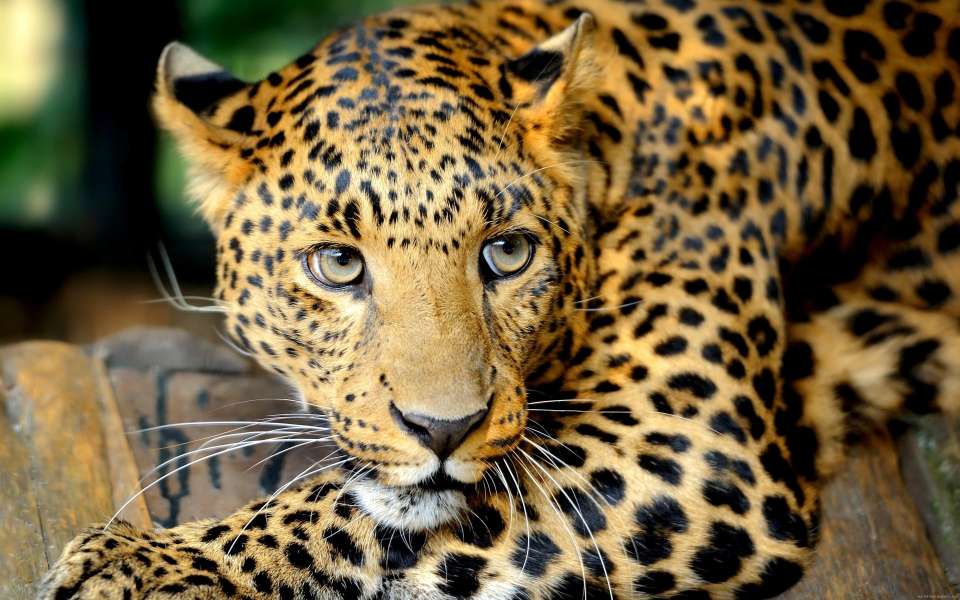
#> input picture images/3.jpg, 2880 x 1800 px, found by its file name (shown at 1/3 size)
$ python imageBlur.py
#> lines starting #> are read from the running program, lines starting #| are printed output that depends on the picture
# -*- coding: utf-8 -*-
"""
Created on Fri Jun  8 23:01:31 2018

@author: kmy07
"""

import cv2
import numpy as np
import matplotlib.pyplot as plt

image = cv2.imread(r'E:\Programming!\Image processing\images\3.jpg')
#> image is the input picture: shape (1800, 2880, 3); mean B, G, R 62.2, 95.8, 113.6
image = cv2.resize(image , None , fx =0.25 ,fy =0.25 ,interpolation = cv2.INTER_CUBIC)
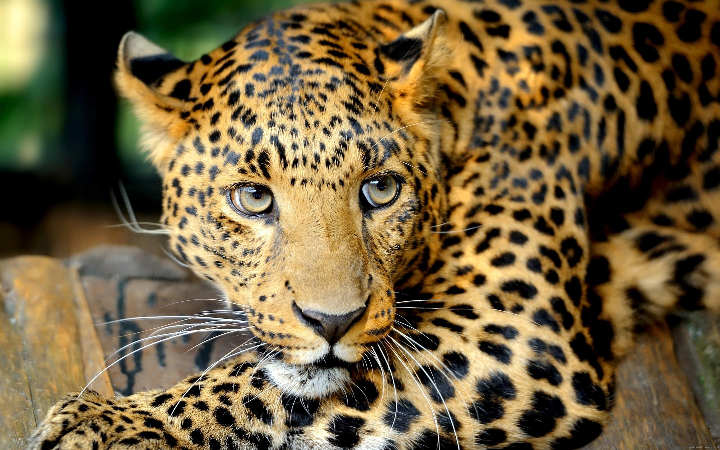
#> image: shape (450, 720, 3); mean B, G, R 62.2, 95.8, 113.6
cv2.imshow("Original Image " , image)

"""Type 1: filter 2d method """
#determine the kernel to perform convolution
#blurring is a effect of convolution

kernel_7x7 = np.ones((7,7), np.float32) / 49
#kernel_3x3 = np.ones((3,3), np.float32) / 9 --> other choices

blurredImage = cv2.filter2D(image , -1 , kernel_7x7)
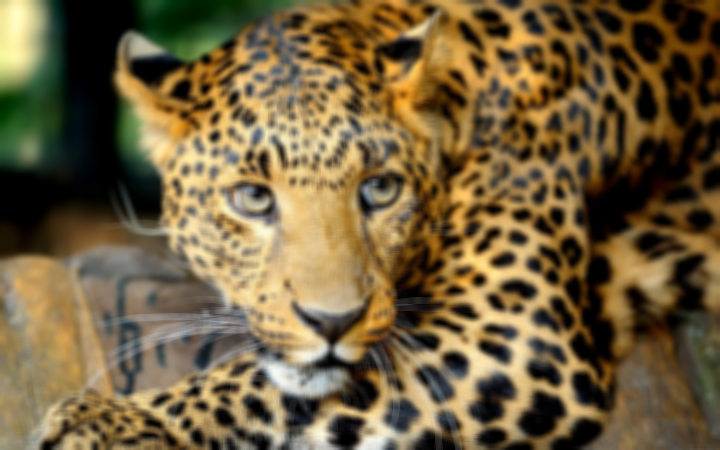
#> blurredImage: shape (450, 720, 3); mean B, G, R 62.2, 95.8, 113.6
cv2.imshow("Blurred Image " , blurredImage )

"""Type 2 : normal Blur method """
blurImage = cv2.blur(image , (9,9))
cv2.imshow("Normal Blur Image " , blurImage )

"""Type 3 : gaussian Blur method """
blurImage = cv2.GaussianBlur(image , (9,9) , 0)
cv2.imshow("Gaussian Blur Image " , blurImage )

"""Type 4 : normal Blur method """
blurImage = cv2.medianBlur(image , 7)
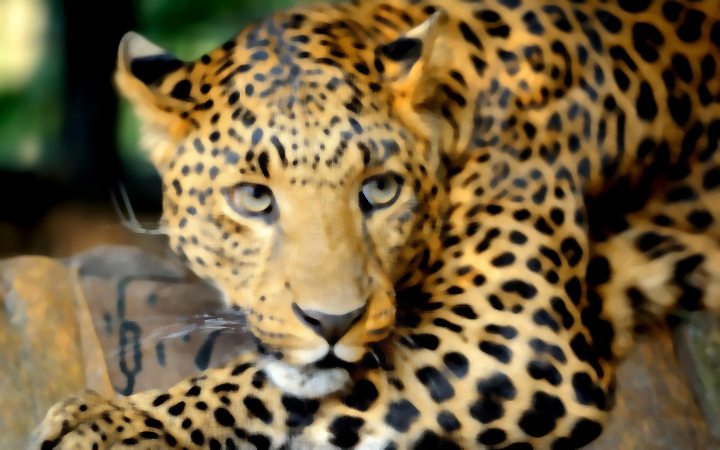
#> blurImage: shape (450, 720, 3); mean B, G, R 61.4, 96.2, 114.7
cv2.imshow("Median Blur Image " , blurImage )

"""Type 5 : Bilateral Blur method """
blurImage = cv2.bilateralFilter(image , 9 , 75 , 75)
cv2.imshow("Bilateral Blur Image " , blurImage )

cv2.waitKey()
cv2.destroyAllWindows()

$ run again, with images/1.jpg copied over images/3.jpg
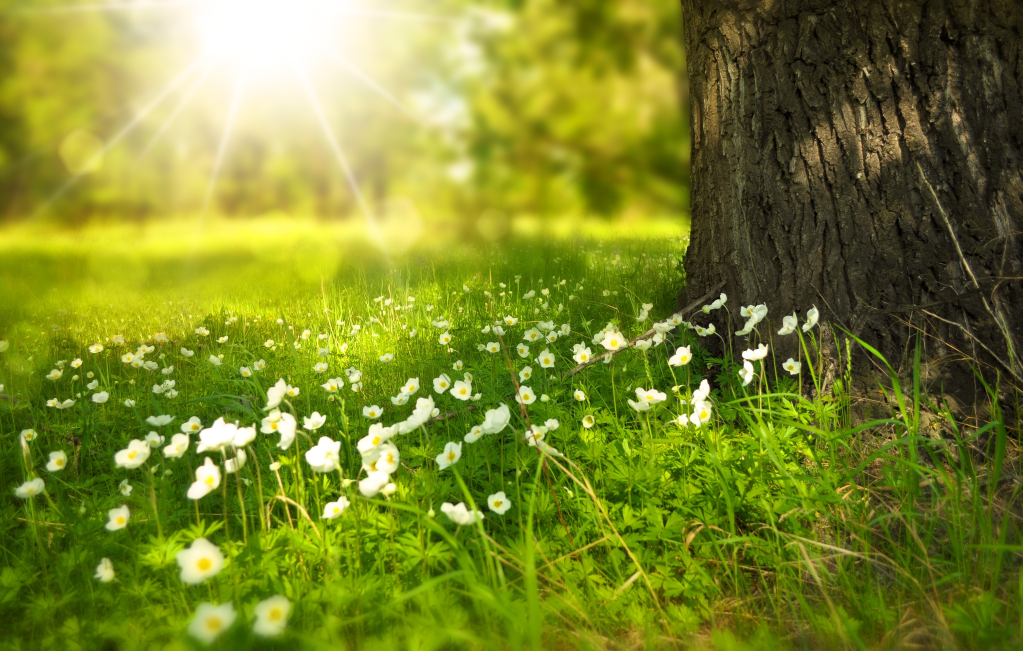
#> input picture images/1.jpg, 4090 x 2602 px, found by its file name (shown at 1/4 size)
#> image is the input picture: shape (2602, 4090, 3); mean B, G, R 43, 133.3, 122.7
#> `image = cv2.resize(image , None , fx =0.25 ,fy =0.25 ,interpolation = ..`:
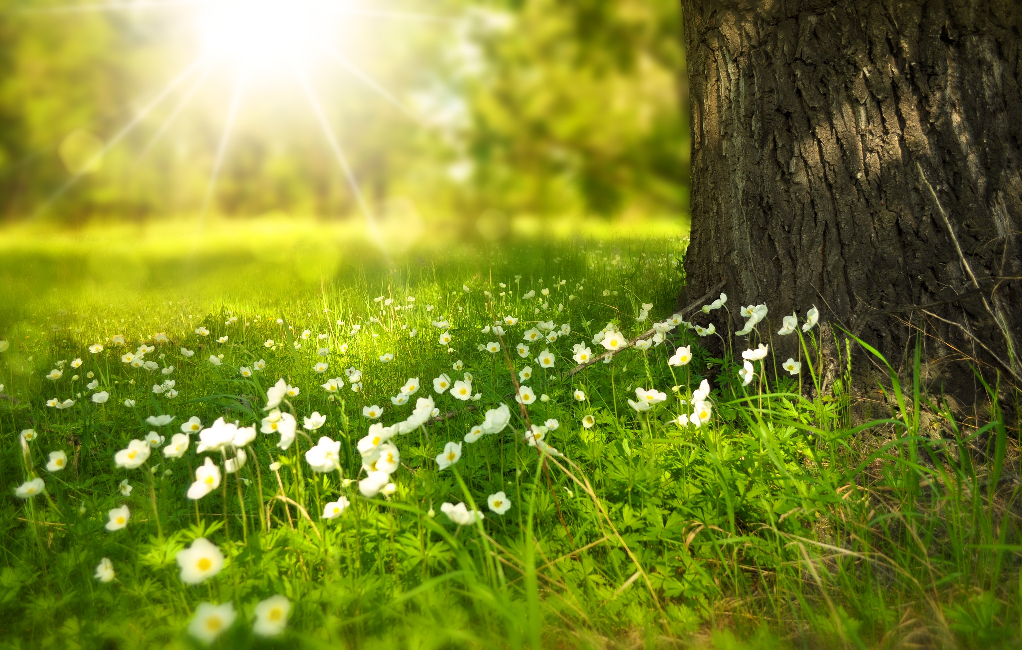
#> image: shape (650, 1022, 3); mean B, G, R 43.1, 133.3, 122.7
#> `blurredImage = cv2.filter2D(image , -1 , kernel_7x7)`:
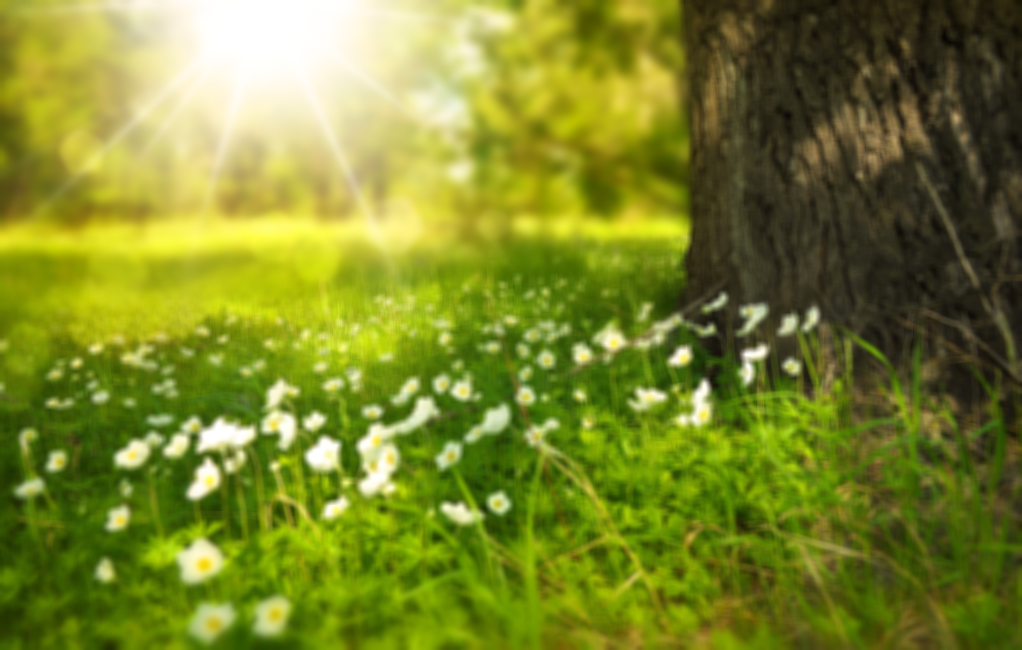
#> blurredImage: shape (650, 1022, 3); mean B, G, R 43.1, 133.3, 122.7

$ run again, with images/2.jpg copied over images/3.jpg
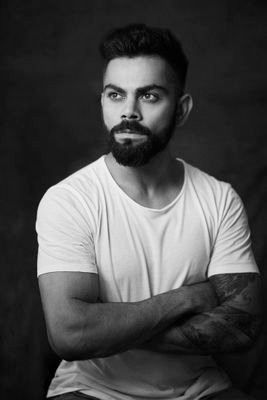
#> input picture images/2.jpg, 267 x 400 px, found by its file name
#> image is the input picture: shape (400, 267, 3); min 0, max 251, mean 72.9
#> image: shape (100, 67, 3)
#> `blurredImage = cv2.filter2D(image , -1 , kernel_7x7)`:
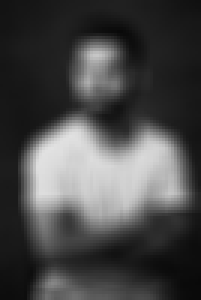
#> blurredImage: shape (100, 67, 3) (shown 3 times larger); min 9, max 226, mean 72.8
#> `blurImage = cv2.medianBlur(image , 7)`:
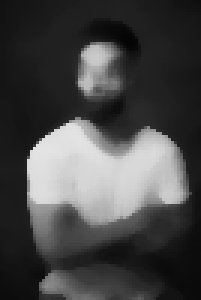
#> blurImage: shape (100, 67, 3) (shown 3 times larger); min 5, max 227, mean 71.5

$ run again, with images/5.jpg copied over images/3.jpg
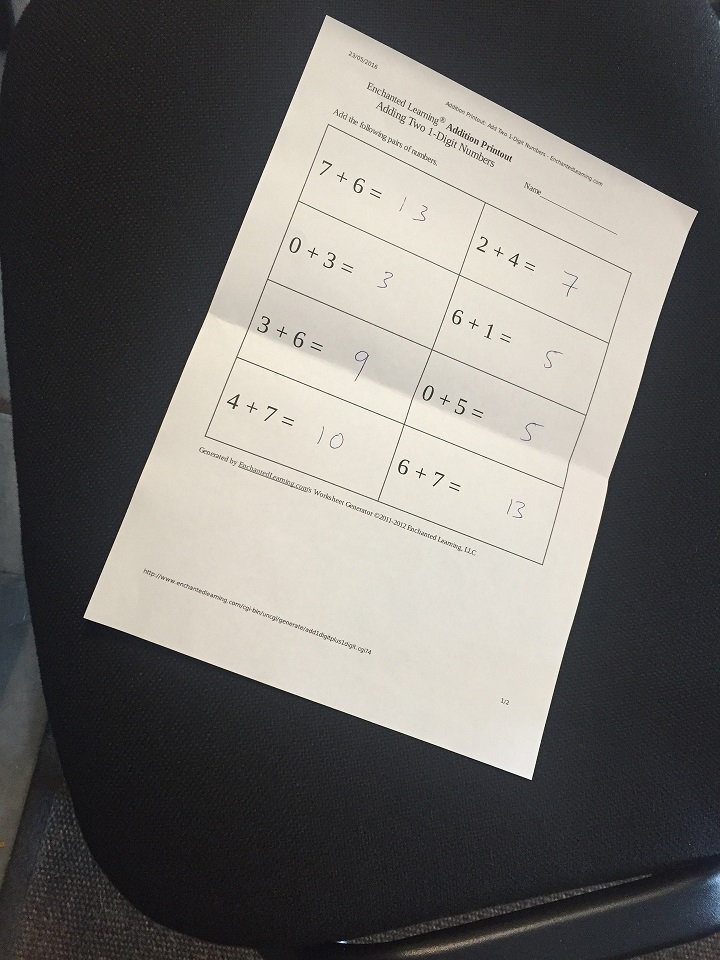
#> input picture images/5.jpg, 720 x 960 px, found by its file name
#> image is the input picture: shape (960, 720, 3); mean B, G, R 106.2, 109.5, 111.7
#> image: shape (240, 180, 3)
#> `blurredImage = cv2.filter2D(image , -1 , kernel_7x7)`:
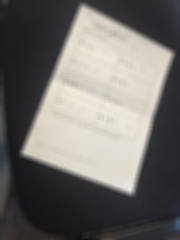
#> blurredImage: shape (240, 180, 3); mean B, G, R 106.2, 109.5, 111.7
#> `blurImage = cv2.medianBlur(image , 7)`:
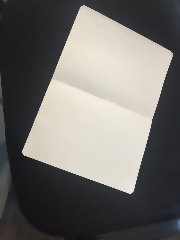
#> blurImage: shape (240, 180, 3); mean B, G, R 106.9, 110.2, 112.4
